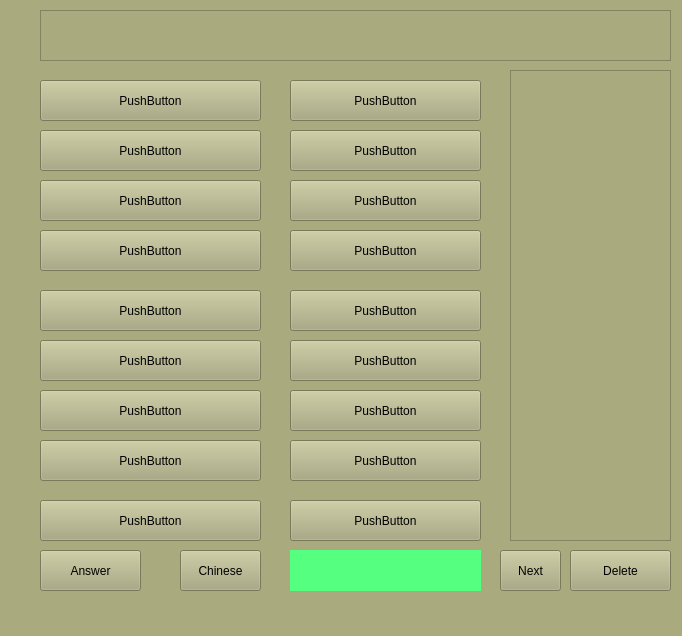
<?xml version="1.0" encoding="UTF-8"?>
<ui version="4.0">
 <class>MainWindow</class>
 <widget class="QMainWindow" name="MainWindow">
  <property name="geometry">
   <rect>
    <x>0</x>
    <y>0</y>
    <width>682</width>
    <height>636</height>
   </rect>
  </property>
  <property name="windowTitle">
   <string>MainWindow</string>
  </property>
  <property name="styleSheet">
   <string notr="true">background: rgb(170, 170, 127);</string>
  </property>
  <widget class="QWidget" name="centralwidget">
   <widget class="QPushButton" name="pushButton_1">
    <property name="geometry">
     <rect>
      <x>40</x>
      <y>80</y>
      <width>221</width>
      <height>41</height>
     </rect>
    </property>
    <property name="text">
     <string>PushButton</string>
    </property>
   </widget>
   <widget class="QPushButton" name="pushButton_2">
    <property name="geometry">
     <rect>
      <x>290</x>
      <y>80</y>
      <width>191</width>
      <height>41</height>
     </rect>
    </property>
    <property name="text">
     <string>PushButton</string>
    </property>
   </widget>
   <widget class="QPushButton" name="pushButton_3">
    <property name="geometry">
     <rect>
      <x>40</x>
      <y>130</y>
      <width>221</width>
      <height>41</height>
     </rect>
    </property>
    <property name="text">
     <string>PushButton</string>
    </property>
   </widget>
   <widget class="QPushButton" name="pushButton_4">
    <property name="geometry">
     <rect>
      <x>290</x>
      <y>130</y>
      <width>191</width>
      <height>41</height>
     </rect>
    </property>
    <property name="text">
     <string>PushButton</string>
    </property>
   </widget>
   <widget class="QPushButton" name="pushButton_5">
    <property name="geometry">
     <rect>
      <x>40</x>
      <y>180</y>
      <width>221</width>
      <height>41</height>
     </rect>
    </property>
    <property name="text">
     <string>PushButton</string>
    </property>
   </widget>
   <widget class="QPushButton" name="pushButton_6">
    <property name="geometry">
     <rect>
      <x>290</x>
      <y>180</y>
      <width>191</width>
      <height>41</height>
     </rect>
    </property>
    <property name="text">
     <string>PushButton</string>
    </property>
   </widget>
   <widget class="QPushButton" name="pushButton_7">
    <property name="geometry">
     <rect>
      <x>40</x>
      <y>230</y>
      <width>221</width>
      <height>41</height>
     </rect>
    </property>
    <property name="text">
     <string>PushButton</string>
    </property>
   </widget>
   <widget class="QPushButton" name="pushButton_8">
    <property name="geometry">
     <rect>
      <x>290</x>
      <y>230</y>
      <width>191</width>
      <height>41</height>
     </rect>
    </property>
    <property name="text">
     <string>PushButton</string>
    </property>
   </widget>
   <widget class="QPushButton" name="pushButton_9">
    <property name="geometry">
     <rect>
      <x>40</x>
      <y>290</y>
      <width>221</width>
      <height>41</height>
     </rect>
    </property>
    <property name="text">
     <string>PushButton</string>
    </property>
   </widget>
   <widget class="QPushButton" name="pushButton_10">
    <property name="geometry">
     <rect>
      <x>290</x>
      <y>290</y>
      <width>191</width>
      <height>41</height>
     </rect>
    </property>
    <property name="text">
     <string>PushButton</string>
    </property>
   </widget>
   <widget class="QPushButton" name="btnNext">
    <property name="geometry">
     <rect>
      <x>500</x>
      <y>550</y>
      <width>61</width>
      <height>41</height>
     </rect>
    </property>
    <property name="text">
     <string>Next</string>
    </property>
   </widget>
   <widget class="QPushButton" name="btnType">
    <property name="geometry">
     <rect>
      <x>180</x>
      <y>550</y>
      <width>81</width>
      <height>41</height>
     </rect>
    </property>
    <property name="text">
     <string>Chinese</string>
    </property>
   </widget>
   <widget class="QPlainTextEdit" name="plainTextEdit">
    <property name="geometry">
     <rect>
      <x>40</x>
      <y>10</y>
      <width>631</width>
      <height>51</height>
     </rect>
    </property>
   </widget>
   <widget class="QLabel" name="label">
    <property name="geometry">
     <rect>
      <x>290</x>
      <y>550</y>
      <width>191</width>
      <height>41</height>
     </rect>
    </property>
    <property name="font">
     <font>
      <pointsize>18</pointsize>
     </font>
    </property>
    <property name="autoFillBackground">
     <bool>false</bool>
    </property>
    <property name="styleSheet">
     <string notr="true">background:rgb(85, 255, 127)</string>
    </property>
    <property name="text">
     <string/>
    </property>
   </widget>
   <widget class="QPushButton" name="btnDelete">
    <property name="geometry">
     <rect>
      <x>570</x>
      <y>550</y>
      <width>101</width>
      <height>41</height>
     </rect>
    </property>
    <property name="text">
     <string>Delete</string>
    </property>
   </widget>
   <widget class="QPushButton" name="pushButton_14">
    <property name="geometry">
     <rect>
      <x>40</x>
      <y>340</y>
      <width>221</width>
      <height>41</height>
     </rect>
    </property>
    <property name="text">
     <string>PushButton</string>
    </property>
   </widget>
   <widget class="QPushButton" name="pushButton_11">
    <property name="geometry">
     <rect>
      <x>290</x>
      <y>340</y>
      <width>191</width>
      <height>41</height>
     </rect>
    </property>
    <property name="text">
     <string>PushButton</string>
    </property>
   </widget>
   <widget class="QPushButton" name="pushButton_12">
    <property name="geometry">
     <rect>
      <x>290</x>
      <y>390</y>
      <width>191</width>
      <height>41</height>
     </rect>
    </property>
    <property name="text">
     <string>PushButton</string>
    </property>
   </widget>
   <widget class="QPushButton" name="pushButton_13">
    <property name="geometry">
     <rect>
      <x>40</x>
      <y>390</y>
      <width>221</width>
      <height>41</height>
     </rect>
    </property>
    <property name="text">
     <string>PushButton</string>
    </property>
   </widget>
   <widget class="QTextBrowser" name="textBrowser">
    <property name="geometry">
     <rect>
      <x>510</x>
      <y>70</y>
      <width>161</width>
      <height>471</height>
     </rect>
    </property>
   </widget>
   <widget class="QPushButton" name="pushButton_15">
    <property name="geometry">
     <rect>
      <x>40</x>
      <y>440</y>
      <width>221</width>
      <height>41</height>
     </rect>
    </property>
    <property name="text">
     <string>PushButton</string>
    </property>
   </widget>
   <widget class="QPushButton" name="pushButton_16">
    <property name="geometry">
     <rect>
      <x>290</x>
      <y>440</y>
      <width>191</width>
      <height>41</height>
     </rect>
    </property>
    <property name="text">
     <string>PushButton</string>
    </property>
   </widget>
   <widget class="QPushButton" name="pushButton_17">
    <property name="geometry">
     <rect>
      <x>40</x>
      <y>500</y>
      <width>221</width>
      <height>41</height>
     </rect>
    </property>
    <property name="text">
     <string>PushButton</string>
    </property>
   </widget>
   <widget class="QPushButton" name="pushButton_18">
    <property name="geometry">
     <rect>
      <x>290</x>
      <y>500</y>
      <width>191</width>
      <height>41</height>
     </rect>
    </property>
    <property name="text">
     <string>PushButton</string>
    </property>
   </widget>
   <widget class="QPushButton" name="btnAns">
    <property name="geometry">
     <rect>
      <x>40</x>
      <y>550</y>
      <width>101</width>
      <height>41</height>
     </rect>
    </property>
    <property name="text">
     <string>Answer</string>
    </property>
   </widget>
  </widget>
  <widget class="QMenuBar" name="menubar">
   <property name="geometry">
    <rect>
     <x>0</x>
     <y>0</y>
     <width>682</width>
     <height>21</height>
    </rect>
   </property>
  </widget>
  <widget class="QStatusBar" name="statusbar"/>
 </widget>
 <resources/>
 <connections/>
</ui>
